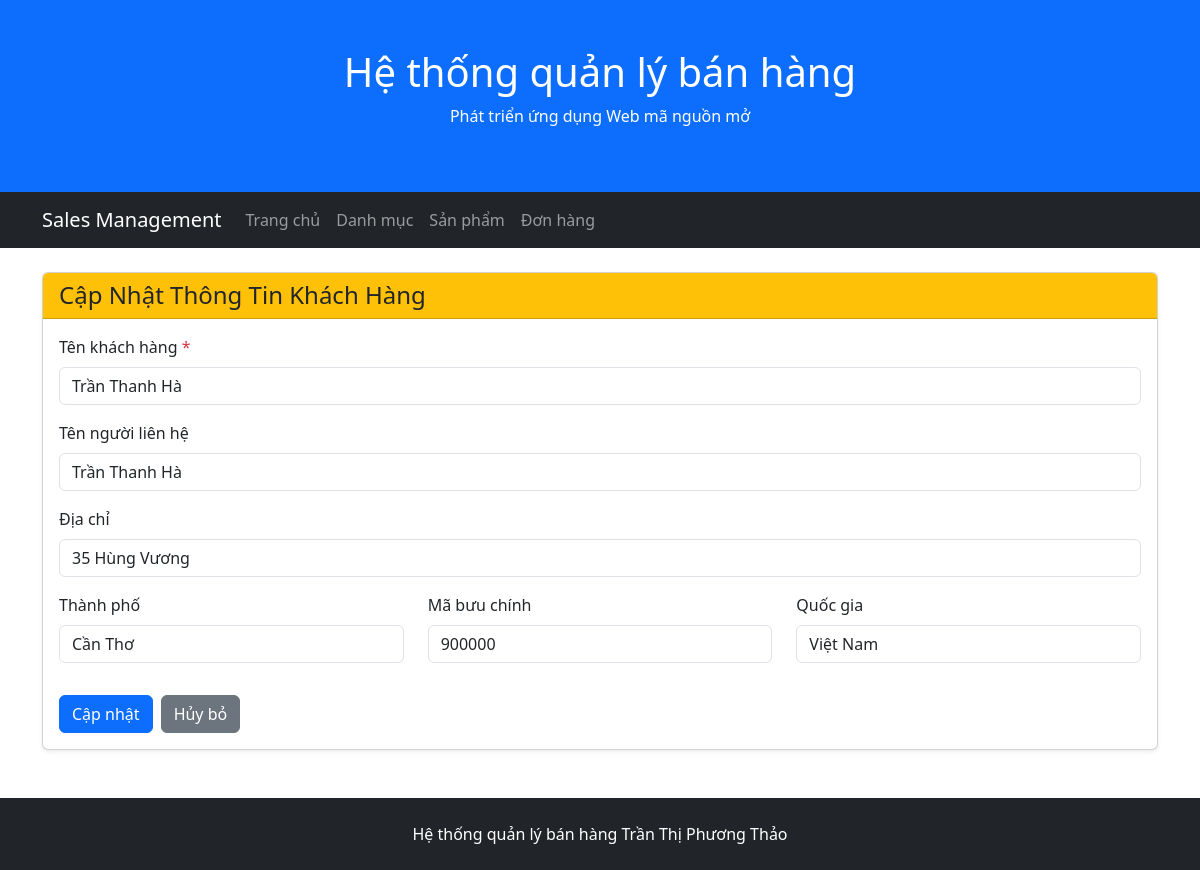
Screenshot of /customers/edit.php?id=2 with the database file from the repository.
### tables this page shows
CREATE TABLE customers (
    CustomerID INT AUTO_INCREMENT PRIMARY KEY,
    CustomerName VARCHAR(100) NOT NULL,
    ContactName VARCHAR(100),
    Address VARCHAR(200),
    City VARCHAR(100),
    PostalCode VARCHAR(20),
    Country VARCHAR(100)
);

### public/customers/edit.php (the view, shortened to what this page needs)
<?php
require_once '/var/www/src/config/database.php';
$id = $_GET['id'] ?? null;
$stmt = $conn->prepare("SELECT CustomerID, CustomerName, ContactName, Address, City, PostalCode, Country FROM customers WHERE CustomerID = ?");
$stmt->bind_param("i", $id);
$stmt->execute();
$result = $stmt->get_result();
$customer = $result->fetch_assoc();
require_once '/var/www/src/includes/admin/header.php';
require_once '/var/www/src/includes/admin/navbar.php';
?>
<div class="container mt-4">
    <div class="card shadow-sm">
        <div class="card-header bg-warning text-dark">
            <h4 class="mb-0">Cập Nhật Thông Tin Khách Hàng</h4>
        </div>
        <div class="card-body">
            <form action="edit.php?id=<?= htmlspecialchars($id) ?>" method="POST">
                <div class="mb-3">
                    <label for="CustomerName" class="form-label font-weight-bold">
                        Tên khách hàng <span class="text-danger">*</span>
                    </label>
                    <input type="text"
                           class="form-control"
                           id="CustomerName"
                           name="CustomerName"
                           value="<?= htmlspecialchars($customer['CustomerName']) ?>"
                           required>
                </div>
                <div class="mb-3">
                    <label for="ContactName" class="form-label font-weight-bold">Tên người liên hệ</label>
                    <input type="text"
                           class="form-control"
                           id="ContactName"
                           name="ContactName"
                           value="<?= htmlspecialchars($customer['ContactName'] ?? '') ?>">
                </div>
                <div class="mb-3">
                    <label for="Address" class="form-label font-weight-bold">Địa chỉ</label>
                    <input type="text"
                           class="form-control"
                           id="Address"
                           name="Address"
                           value="<?= htmlspecialchars($customer['Address'] ?? '') ?>">
                </div>
                <div class="row">
                    <div class="col-md-4 mb-3">
                        <label for="City" class="form-label font-weight-bold">Thành phố</label>
                        <input type="text"
                               class="form-control"
                               id="City"
                               name="City"
                               value="<?= htmlspecialchars($customer['City'] ?? '') ?>">
                    </div>
                    <div class="col-md-4 mb-3">
                        <label for="PostalCode" class="form-label font-weight-bold">Mã bưu chính</label>
                        <input type="text"
                               class="form-control"
                               id="PostalCode"
                               name="PostalCode"
                               value="<?= htmlspecialchars($customer['PostalCode'] ?? '') ?>">
                    </div>
                    <div class="col-md-4 mb-3">
                        <label for="Country" class="form-label font-weight-bold">Quốc gia</label>
                        <input type="text"
                               class="form-control"
                               id="Country"
                               name="Country"
                               value="<?= htmlspecialchars($customer['Country'] ?? '') ?>">
                    </div>
                </div>
                <div class="d-flex gap-2 mt-3">
                    <button type="submit" class="btn btn-primary">Cập nhật</button>
                    <a href="index.php" class="btn btn-secondary">Hủy bỏ</a>
                </div>
            </form>
        </div>
    </div>
</div>
<?php require_once '/var/www/src/includes/admin/footer.php'; ?>

### rows the page displays
customers: CustomerName "Trần Thanh Hà", ContactName "Trần Thanh Hà", Address "35 Hùng Vương", City "Cần Thơ", PostalCode "900000", Country "Việt Nam"
